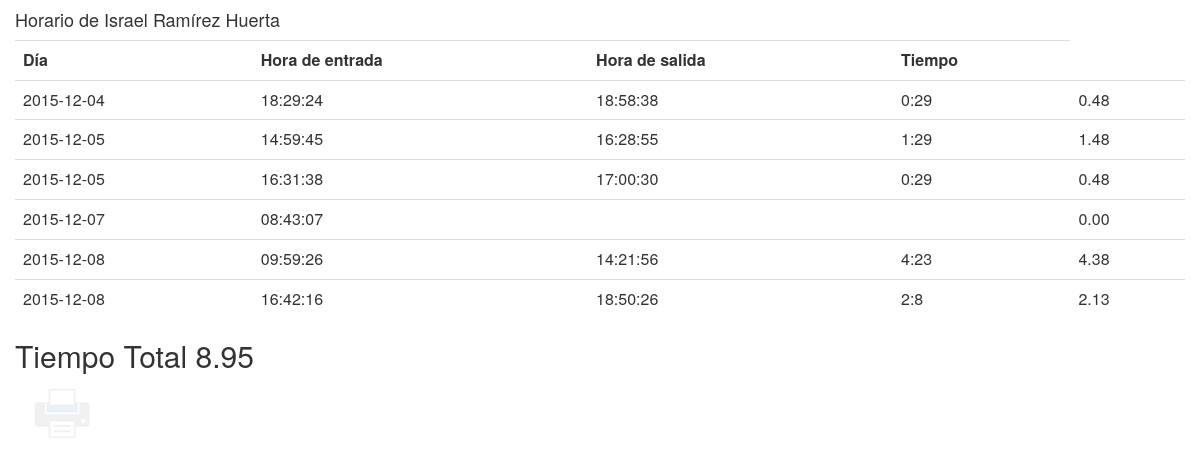
Screenshot of /horario-personal.php?usuario=3 with the database file from the repository.
### tables this page shows
CREATE TABLE IF NOT EXISTS `personal` (
  `idpersonal` int(11) NOT NULL AUTO_INCREMENT,
  `nombre` varchar(45) DEFAULT NULL,
  `apellidos` varchar(45) DEFAULT NULL,
  `foto` varchar(100) DEFAULT NULL,
  `tolerancia` time NOT NULL,
  `privilegios_idprivilegios` int(11) NOT NULL,
  `usuario_idusuario` int(11) NOT NULL,
  PRIMARY KEY (`idpersonal`,`privilegios_idprivilegios`),
  KEY `fk_personal_privilegios1_idx` (`privilegios_idprivilegios`),
  KEY `fk_personal_usuario1_idx` (`usuario_idusuario`)
);

CREATE TABLE IF NOT EXISTS `horario` (
  `idhorario` int(11) NOT NULL AUTO_INCREMENT,
  `dia_entrada` date DEFAULT NULL,
  `hora_entrada` time DEFAULT NULL,
  `dia_salida` date DEFAULT NULL,
  `hora_salida` time DEFAULT NULL,
  `tiempo` varchar(8) NOT NULL,
  `tiempo_decimal` float(5,2) NOT NULL,
  `personal_idpersonal` int(11) NOT NULL,
  PRIMARY KEY (`idhorario`,`personal_idpersonal`),
  KEY `fk_horario_personal1_idx` (`personal_idpersonal`)
);

### horario-personal.php (the view, shortened to what this page needs)
<html>
<head>
<link rel="stylesheet" type="text/css" href="css/bootstrap.min.css">
<link rel="stylesheet" type="text/css" href="css/imprimir.css">
</head>
<body>
<?php
$usuario = $_GET['usuario'];
?>
	<div class="container">
		<div class="row">
			<?php
				include('conexion.php');
				$personal = $datos = "select nombre,apellidos from personal where idpersonal = '$usuario'";
				$data = mysql_query($personal, $conexion) or die(mysql_error());
				while ($rows = mysql_fetch_assoc($data)) {
					echo "<h4>Horario de ". $rows['nombre']." ".$rows['apellidos']."</h4>";
				}
			?>
			<div class="table-responsive">
				<table class="table">
					<tr>
						<th>D&iacute;a</th>
						<th>Hora de entrada</th>
						<th>Hora de salida</th>
						<th>Tiempo</th>
					</tr>
					<?php
						$usuario = $_GET['usuario'];
						$datos = "select * from horario where personal_idpersonal = '$usuario'";
						$horario = mysql_query($datos, $conexion) or die(mysql_error());
						$total = 0;
						while ($rows = mysql_fetch_assoc($horario)) {
							echo "<tr>";
							$dia = $rows['dia_entrada'];
							echo "<td>".$dia."</td>";
							$entrada = $rows['hora_entrada'];
							echo "<td>".$entrada."</td>";
							$salida = $rows['hora_salida'];
							echo "<td>".$salida."</td>";
							$tiempo = $rows['tiempo'];
							echo "<td>".$tiempo."</td>";
							$decimal = $rows['tiempo_decimal'];
							if(!empty($decimal))
							$total = $total + $decimal;
							echo "<td>".$decimal."</td>";
							echo "</tr>";
						}
					?>
				</table>
				<h2>Tiempo Total <?php echo $total; ?></h2>
			</div>
		</div>
		<button onclick='window.print()' type='button' id='btnImprimir'></button>
	</div>
</body>

### css/imprimir.css (style rules this page uses)
#btnImprimir { background: url(img/imprimir.png); border: 0; width: 64px; height: 64px; }
#btnImprimir { opacity: 0.1; }

### rows the page displays
personal: nombre "Israel", apellidos "Ramírez Huerta"
horario: dia_entrada "2015-12-04", hora_entrada "18:29:24", hora_salida "18:58:38", tiempo "0:29", tiempo_decimal "0.48"
horario: dia_entrada "2015-12-05", hora_entrada "14:59:45", hora_salida "16:28:55", tiempo "1:29", tiempo_decimal "1.48"
horario: dia_entrada "2015-12-05", hora_entrada "16:31:38", hora_salida "17:00:30", tiempo "0:29", tiempo_decimal "0.48"
horario: dia_entrada "2015-12-07", hora_entrada "08:43:07", tiempo_decimal "0.00"
horario: dia_entrada "2015-12-08", hora_entrada "09:59:26", hora_salida "14:21:56", tiempo "4:23", tiempo_decimal "4.38"
horario: dia_entrada "2015-12-08", hora_entrada "16:42:16", hora_salida "18:50:26", tiempo "2:8", tiempo_decimal "2.13"

### other values shown
$total "8.95"
